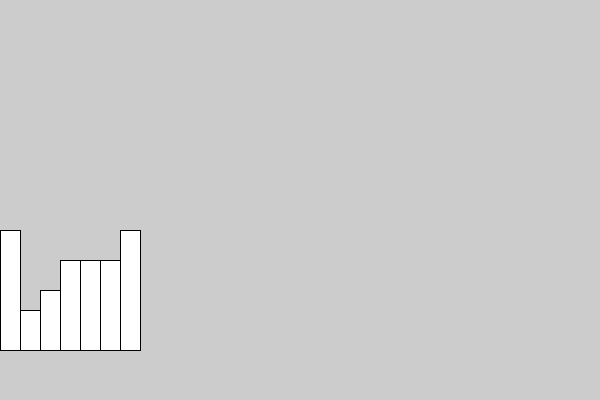
Frame 1 (no input)
Frame 60 (the mouse pressed at the canvas centre just before this capture): identical to frame 1, image omitted
Frame 120 (the mouse held since frame 60 and released just before this capture): identical to frame 1, image omitted

The Processing sketch that drew this single still picture (run headless with seeded random() and noise(); from frame 60 on, the mouse is pressed at the canvas centre):

// Processing sketch: grafica_de_barras
// ── grafica_de_barras.pde
int[] datos = {12,4,6,9,9,9,12};
int ancho= 20;
int escala = 10;

void setup(){
  size(600,400);
}

void draw(){
  for (int i = 0; i < datos.length; i++){
    rect(i*ancho,height - 50,ancho,-datos[i]*escala);
  }
}
